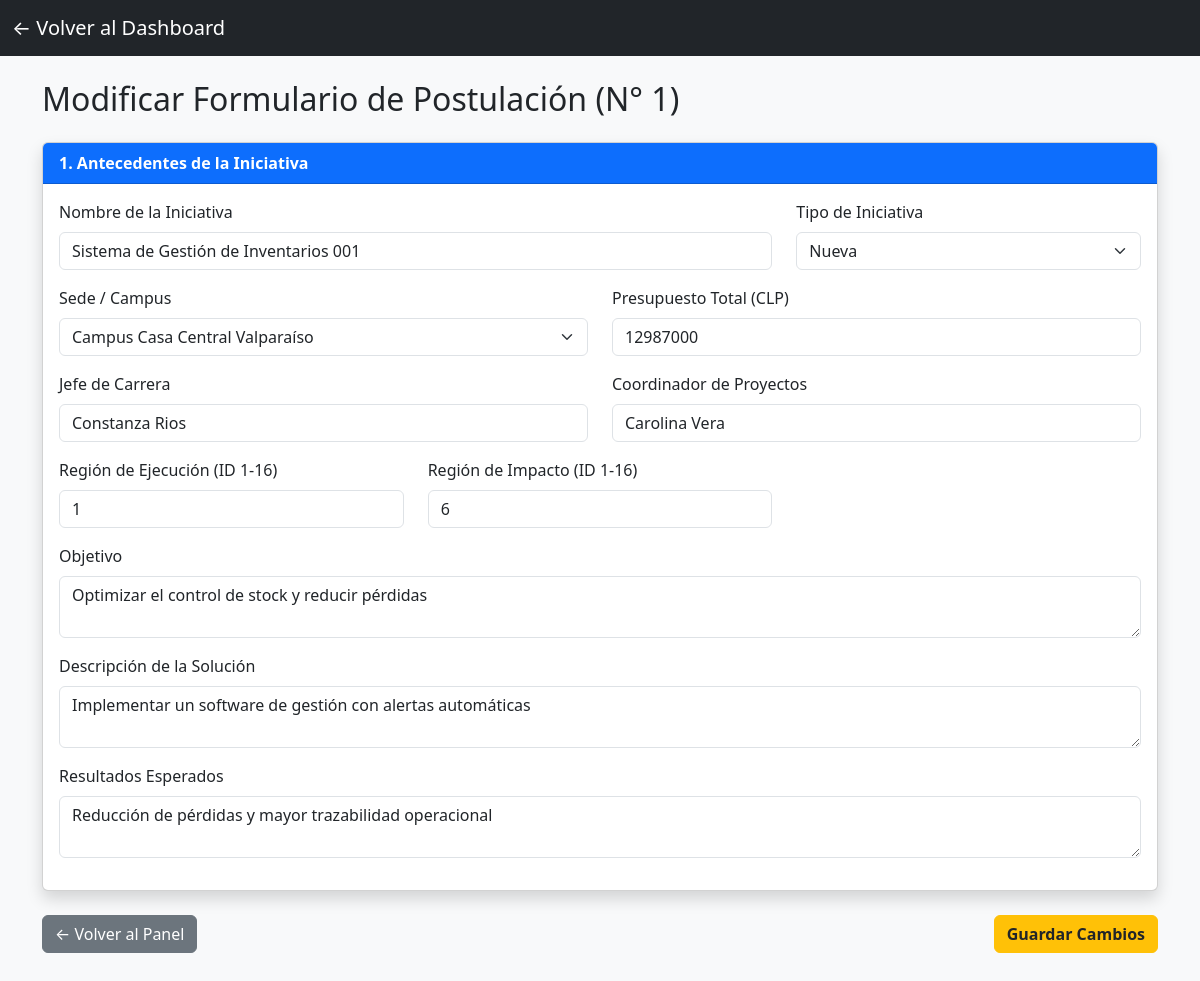
Page /editar_postulacion.php?id=1 (signed in) on the committed database.
### tables this page shows
CREATE TABLE `postulacion` (
  `id_postulacion` int(11) NOT NULL,
  `fecha_postulacion` date NOT NULL,
  `id_sede` int(11) NOT NULL,
  `id_region_ejecucion` int(11) NOT NULL,
  `id_region_impacto` int(11) NOT NULL,
  `jefe_carrera` varchar(100) NOT NULL,
  `coordinador_proyectos` varchar(100) NOT NULL,
  `rut_empresa` varchar(15) NOT NULL,
  `id_tipo_iniciativa` int(11) NOT NULL,
  `nombre_iniciativa` varchar(150) NOT NULL,
  `objetivo` varchar(255) NOT NULL,
  `descripcion_solucion` varchar(255) NOT NULL,
  `resultados_esperados` varchar(255) NOT NULL,
  `id_estado` int(11) NOT NULL,
  `presupuesto_total` int(11) NOT NULL
);

### web/editar_postulacion.php (the view, shortened to what this page needs)
<?php
require 'conexion.php';
$id_postulacion = $_GET['id'] ?? null;
try {
    $stmt = $pdo->prepare("SELECT * FROM postulacion WHERE id_postulacion = ?");
    $stmt->execute([$id_postulacion]);
    $postulacion = $stmt->fetch(PDO::FETCH_ASSOC);
} catch (PDOException $e) {
    die("Error al cargar datos: " . $e->getMessage());
}
?>
<!DOCTYPE html>
<html lang="es">
<head>
    <link href="https://cdn.jsdelivr.net/npm/bootstrap@5.3.0/dist/css/bootstrap.min.css" rel="stylesheet">
</head>
<body class="bg-light">
<nav class="navbar navbar-dark bg-dark">
    <div class="container-fluid">
        <a class="navbar-brand" href="dashboard_responsable.php">← Volver al Dashboard</a>
    </div>
</nav>
<div class="container mt-4 mb-5">
    <h2 class="mb-4">Modificar Formulario de Postulación (N° <?= $id_postulacion ?>)</h2>
    <form method="POST" action="">
        <div class="card shadow mb-4">
            <div class="card-header bg-primary text-white fw-bold">1. Antecedentes de la Iniciativa</div>
            <div class="card-body">
                <div class="row">
                    <div class="col-md-8 mb-3">
                        <label class="form-label">Nombre de la Iniciativa</label>
                        <input type="text" name="nombre_iniciativa" class="form-control" value="<?= htmlspecialchars($postulacion['nombre_iniciativa']) ?>" required>
                    </div>
                    <div class="col-md-4 mb-3">
                        <label class="form-label">Tipo de Iniciativa</label>
                        <select name="tipo_iniciativa" class="form-select" required>
                            <option value="1" <?= $postulacion['id_tipo_iniciativa'] == 1 ? 'selected' : '' ?>>Nueva</option>
                        </select>
                    </div>
                    <div class="col-md-6 mb-3">
                        <label class="form-label">Sede / Campus</label>
                        <select name="id_sede" class="form-select" required>
                            <option value="1" <?= $postulacion['id_sede'] == 1 ? 'selected' : '' ?>>Campus Casa Central Valparaíso</option>
                        </select>
                    </div>
                    <div class="col-md-6 mb-3">
                        <label class="form-label">Presupuesto Total (CLP)</label>
                        <input type="number" name="presupuesto" class="form-control" value="<?= htmlspecialchars($postulacion['presupuesto_total']) ?>" required>
                    </div>
                    <div class="col-md-6 mb-3">
                        <label class="form-label">Jefe de Carrera</label>
                        <input type="text" name="jefe_carrera" class="form-control" value="<?= htmlspecialchars($postulacion['jefe_carrera']) ?>" required>
                    </div>
                    <div class="col-md-6 mb-3">
                        <label class="form-label">Coordinador de Proyectos</label>
                        <input type="text" name="coordinador" class="form-control" value="<?= htmlspecialchars($postulacion['coordinador_proyectos']) ?>" required>
                    </div>
                    <div class="col-md-4 mb-3">
                        <label class="form-label">Región de Ejecución (ID 1-16)</label>
                        <input type="number" name="id_region_ejecucion" class="form-control" min="1" max="16" value="<?= htmlspecialchars($postulacion['id_region_ejecucion']) ?>" required>
                    </div>
                    <div class="col-md-4 mb-3">
                        <label class="form-label">Región de Impacto (ID 1-16)</label>
                        <input type="number" name="id_region_impacto" class="form-control" min="1" max="16" value="<?= htmlspecialchars($postulacion['id_region_impacto']) ?>" required>
                    </div>
                    <div class="col-12 mb-3">
                        <label class="form-label">Objetivo</label>
                        <textarea name="objetivo" class="form-control" rows="2" required><?= htmlspecialchars($postulacion['objetivo']) ?></textarea>
                    </div>
                    <div class="col-12 mb-3">
                        <label class="form-label">Descripción de la Solución</label>
                        <textarea name="descripcion" class="form-control" rows="2" required><?= htmlspecialchars($postulacion['descripcion_solucion']) ?></textarea>
                    </div>
                    <div class="col-12 mb-3">
                        <label class="form-label">Resultados Esperados</label>
                        <textarea name="resultados" class="form-control" rows="2" required><?= htmlspecialchars($postulacion['resultados_esperados']) ?></textarea>
                    </div>
                </div>
            </div>
        </div>
        <div class="d-flex justify-content-between align-items-center">
            <a href="dashboard_responsable.php" class="btn btn-secondary">← Volver al Panel</a>
            <button type="submit" class="btn btn-warning fw-bold text-dark">Guardar Cambios</button>
        </div>
    </form>
</div>
</body>
</html>

### rows in the picture
postulacion: nombre_iniciativa "Sistema de Gestión de Inventarios 001", tipo_iniciativa "Nueva", id_sede "Campus Casa Central Valparaíso", presupuesto "12987000", jefe_carrera "Constanza Rios", coordinador "Carolina Vera", id_region_ejecucion "1", id_region_impacto "6", objetivo "Optimizar el control de stock y reducir pérdidas", descripcion "Implementar un software de gestión con alertas automáticas", resultados "Reducción de pérdidas y mayor trazabilidad operacional"

### other values in the picture
$id_postulacion "1"
